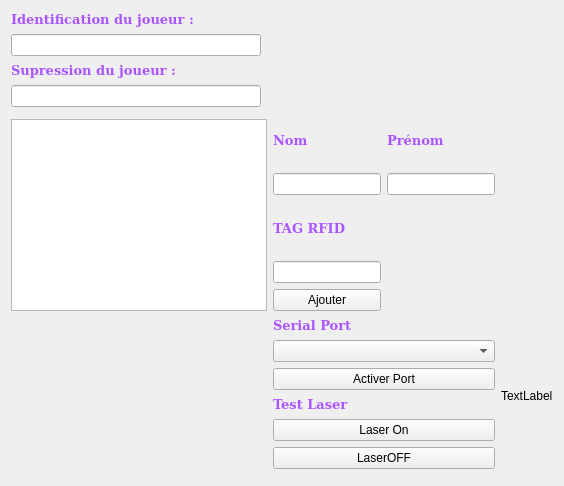
      <widget class="QWidget" name="tab_2">
       <attribute name="title">
        <string>Configuration</string>
       </attribute>
       <layout class="QGridLayout" name="gridLayout_5">
        <item row="0" column="5">
         <widget class="QLabel" name="playerNameLabel">
          <property name="palette">
           <palette>
            <active>
             <colorrole role="WindowText">
              <brush brushstyle="SolidPattern">
               <color alpha="255">
                <red>170</red>
                <green>85</green>
                <blue>255</blue>
               </color>
              </brush>
             </colorrole>
            </active>
            <inactive>
             <colorrole role="WindowText">
              <brush brushstyle="SolidPattern">
               <color alpha="255">
                <red>170</red>
                <green>85</green>
                <blue>255</blue>
               </color>
              </brush>
             </colorrole>
            </inactive>
            <disabled>
             <colorrole role="WindowText">
              <brush brushstyle="SolidPattern">
               <color alpha="255">
                <red>127</red>
                <green>127</green>
                <blue>127</blue>
               </color>
              </brush>
             </colorrole>
            </disabled>
           </palette>
          </property>
          <property name="font">
           <font>
            <family>DejaVu Serif</family>
            <pointsize>10</pointsize>
            <weight>75</weight>
            <bold>true</bold>
           </font>
          </property>
          <property name="text">
           <string>Identification du joueur :</string>
          </property>
         </widget>
        </item>
        <item row="10" column="7">
         <layout class="QVBoxLayout" name="verticalLayout_3">
          <item>
           <widget class="QLabel" name="label">
            <property name="palette">
             <palette>
              <active>
               <colorrole role="WindowText">
                <brush brushstyle="SolidPattern">
                 <color alpha="255">
                  <red>170</red>
                  <green>85</green>
                  <blue>255</blue>
                 </color>
                </brush>
               </colorrole>
              </active>
              <inactive>
               <colorrole role="WindowText">
                <brush brushstyle="SolidPattern">
                 <color alpha="255">
                  <red>170</red>
                  <green>85</green>
                  <blue>255</blue>
                 </color>
                </brush>
               </colorrole>
              </inactive>
              <disabled>
               <colorrole role="WindowText">
                <brush brushstyle="SolidPattern">
                 <color alpha="255">
                  <red>127</red>
                  <green>127</green>
                  <blue>127</blue>
                 </color>
                </brush>
               </colorrole>
              </disabled>
             </palette>
            </property>
            <property name="font">
             <font>
              <family>DejaVu Serif</family>
              <pointsize>10</pointsize>
              <weight>75</weight>
              <bold>true</bold>
             </font>
            </property>
            <property name="text">
             <string>Test Laser</string>
            </property>
           </widget>
          </item>
          <item>
           <widget class="QPushButton" name="laserON">
            <property name="text">
             <string>Laser On</string>
            </property>
           </widget>
          </item>
          <item>
           <widget class="QPushButton" name="laserOFF">
            <property name="text">
             <string>LaserOFF</string>
            </property>
           </widget>
          </item>
         </layout>
        </item>
        <item row="9" column="11" rowspan="3">
         <widget class="QLabel" name="label_readPeripherique">
          <property name="palette">
           <palette>
            <active>
             <colorrole role="Base">
              <brush brushstyle="SolidPattern">
               <color alpha="255">
                <red>255</red>
                <green>235</green>
                <blue>255</blue>
               </color>
              </brush>
             </colorrole>
             <colorrole role="Window">
              <brush brushstyle="SolidPattern">
               <color alpha="255">
                <red>240</red>
                <green>255</green>
                <blue>255</blue>
               </color>
              </brush>
             </colorrole>
            </active>
            <inactive>
             <colorrole role="Base">
              <brush brushstyle="SolidPattern">
               <color alpha="255">
                <red>255</red>
                <green>235</green>
                <blue>255</blue>
               </color>
              </brush>
             </colorrole>
             <colorrole role="Window">
              <brush brushstyle="SolidPattern">
               <color alpha="255">
                <red>240</red>
                <green>255</green>
                <blue>255</blue>
               </color>
              </brush>
             </colorrole>
            </inactive>
            <disabled>
             <colorrole role="Base">
              <brush brushstyle="SolidPattern">
               <color alpha="255">
                <red>240</red>
                <green>255</green>
                <blue>255</blue>
               </color>
              </brush>
             </colorrole>
             <colorrole role="Window">
              <brush brushstyle="SolidPattern">
               <color alpha="255">
                <red>240</red>
                <green>255</green>
                <blue>255</blue>
               </color>
              </brush>
             </colorrole>
            </disabled>
           </palette>
          </property>
          <property name="text">
           <string>TextLabel</string>
          </property>
         </widget>
        </item>
        <item row="2" column="5">
         <widget class="QLabel" name="removePlayerLabel">
          <property name="palette">
           <palette>
            <active>
             <colorrole role="WindowText">
              <brush brushstyle="SolidPattern">
               <color alpha="255">
                <red>170</red>
                <green>85</green>
                <blue>255</blue>
               </color>
              </brush>
             </colorrole>
            </active>
            <inactive>
             <colorrole role="WindowText">
              <brush brushstyle="SolidPattern">
               <color alpha="255">
                <red>170</red>
                <green>85</green>
                <blue>255</blue>
               </color>
              </brush>
             </colorrole>
            </inactive>
            <disabled>
             <colorrole role="WindowText">
              <brush brushstyle="SolidPattern">
               <color alpha="255">
                <red>127</red>
                <green>127</green>
                <blue>127</blue>
               </color>
              </brush>
             </colorrole>
            </disabled>
           </palette>
          </property>
          <property name="font">
           <font>
            <family>DejaVu Serif</family>
            <pointsize>10</pointsize>
            <weight>75</weight>
            <bold>true</bold>
           </font>
          </property>
          <property name="text">
           <string>Supression du joueur :</string>
          </property>
         </widget>
        </item>
        <item row="9" column="7">
         <layout class="QVBoxLayout" name="verticalLayout">
          <item>
           <widget class="QLabel" name="label_Port">
            <property name="palette">
             <palette>
              <active>
               <colorrole role="WindowText">
                <brush brushstyle="SolidPattern">
                 <color alpha="255">
                  <red>170</red>
                  <green>85</green>
                  <blue>255</blue>
                 </color>
                </brush>
               </colorrole>
              </active>
              <inactive>
               <colorrole role="WindowText">
                <brush brushstyle="SolidPattern">
                 <color alpha="255">
                  <red>170</red>
                  <green>85</green>
                  <blue>255</blue>
                 </color>
                </brush>
               </colorrole>
              </inactive>
              <disabled>
               <colorrole role="WindowText">
                <brush brushstyle="SolidPattern">
                 <color alpha="255">
                  <red>127</red>
                  <green>127</green>
                  <blue>127</blue>
                 </color>
                </brush>
               </colorrole>
              </disabled>
             </palette>
            </property>
            <property name="font">
             <font>
              <family>DejaVu Serif</family>
              <pointsize>10</pointsize>
              <weight>75</weight>
              <bold>true</bold>
             </font>
            </property>
            <property name="text">
             <string>Serial Port</string>
            </property>
           </widget>
          </item>
          <item>
           <widget class="QComboBox" name="comboBoxPort"/>
          </item>
          <item>
           <widget class="QPushButton" name="activePortButton">
            <property name="text">
             <string>Activer Port</string>
            </property>
           </widget>
          </item>
         </layout>
        </item>
        <item row="6" column="5" colspan="2">
         <widget class="QTableView" name="showPlayerTable">
          <property name="palette">
           <palette>
            <active>
             <colorrole role="WindowText">
              <brush brushstyle="SolidPattern">
               <color alpha="255">
                <red>170</red>
                <green>85</green>
                <blue>255</blue>
               </color>
              </brush>
             </colorrole>
             <colorrole role="Text">
              <brush brushstyle="SolidPattern">
               <color alpha="255">
                <red>170</red>
                <green>85</green>
                <blue>255</blue>
               </color>
              </brush>
             </colorrole>
             <colorrole role="ButtonText">
              <brush brushstyle="SolidPattern">
               <color alpha="255">
                <red>170</red>
                <green>85</green>
                <blue>255</blue>
               </color>
              </brush>
             </colorrole>
             <colorrole role="PlaceholderText">
              <brush brushstyle="NoBrush">
               <color alpha="128">
                <red>170</red>
                <green>85</green>
                <blue>255</blue>
               </color>
              </brush>
             </colorrole>
            </active>
            <inactive>
             <colorrole role="WindowText">
              <brush brushstyle="SolidPattern">
               <color alpha="255">
                <red>170</red>
                <green>85</green>
                <blue>255</blue>
               </color>
              </brush>
             </colorrole>
             <colorrole role="Text">
              <brush brushstyle="SolidPattern">
               <color alpha="255">
                <red>170</red>
                <green>85</green>
                <blue>255</blue>
               </color>
              </brush>
             </colorrole>
             <colorrole role="ButtonText">
              <brush brushstyle="SolidPattern">
               <color alpha="255">
                <red>170</red>
                <green>85</green>
                <blue>255</blue>
               </color>
              </brush>
             </colorrole>
             <colorrole role="PlaceholderText">
              <brush brushstyle="NoBrush">
               <color alpha="128">
                <red>170</red>
                <green>85</green>
                <blue>255</blue>
               </color>
              </brush>
             </colorrole>
            </inactive>
            <disabled>
             <colorrole role="WindowText">
              <brush brushstyle="SolidPattern">
               <color alpha="255">
                <red>127</red>
                <green>127</green>
                <blue>127</blue>
               </color>
              </brush>
             </colorrole>
             <colorrole role="Text">
              <brush brushstyle="SolidPattern">
               <color alpha="255">
                <red>127</red>
                <green>127</green>
                <blue>127</blue>
               </color>
              </brush>
             </colorrole>
             <colorrole role="ButtonText">
              <brush brushstyle="SolidPattern">
               <color alpha="255">
                <red>127</red>
                <green>127</green>
                <blue>127</blue>
               </color>
              </brush>
             </colorrole>
             <colorrole role="PlaceholderText">
              <brush brushstyle="NoBrush">
               <color alpha="128">
                <red>170</red>
                <green>85</green>
                <blue>255</blue>
               </color>
              </brush>
             </colorrole>
            </disabled>
           </palette>
          </property>
          <property name="font">
           <font>
            <family>DejaVu Serif</family>
            <pointsize>12</pointsize>
            <weight>75</weight>
            <bold>true</bold>
           </font>
          </property>
         </widget>
        </item>
        <item row="1" column="5">
         <widget class="QLineEdit" name="rfidEdit">
          <property name="text">
           <string/>
          </property>
         </widget>
        </item>
        <item row="3" column="5">
         <widget class="QLineEdit" name="delEdit"/>
        </item>
        <item row="5" column="7" rowspan="2">
         <layout class="QGridLayout" name="gridLayout_4">
          <item row="3" column="0">
           <widget class="QLineEdit" name="addRFID"/>
          </item>
          <item row="1" column="1">
           <widget class="QLineEdit" name="fnameEdit"/>
          </item>
          <item row="2" column="0">
           <widget class="QLabel" name="rfidlabel">
            <property name="palette">
             <palette>
              <active>
               <colorrole role="WindowText">
                <brush brushstyle="SolidPattern">
                 <color alpha="255">
                  <red>170</red>
                  <green>85</green>
                  <blue>255</blue>
                 </color>
                </brush>
               </colorrole>
              </active>
              <inactive>
               <colorrole role="WindowText">
                <brush brushstyle="SolidPattern">
                 <color alpha="255">
                  <red>170</red>
                  <green>85</green>
                  <blue>255</blue>
                 </color>
                </brush>
               </colorrole>
              </inactive>
              <disabled>
               <colorrole role="WindowText">
                <brush brushstyle="SolidPattern">
                 <color alpha="255">
                  <red>127</red>
                  <green>127</green>
                  <blue>127</blue>
                 </color>
                </brush>
               </colorrole>
              </disabled>
             </palette>
            </property>
            <property name="font">
             <font>
              <family>DejaVu Serif</family>
              <pointsize>10</pointsize>
              <weight>75</weight>
              <bold>true</bold>
             </font>
            </property>
            <property name="text">
             <string>TAG RFID</string>
            </property>
           </widget>
          </item>
          <item row="4" column="0">
           <widget class="QPushButton" name="addPlayerB">
            <property name="text">
             <string>Ajouter</string>
            </property>
           </widget>
          </item>
          <item row="0" column="1">
           <widget class="QLabel" name="fname">
            <property name="palette">
             <palette>
              <active>
               <colorrole role="WindowText">
                <brush brushstyle="SolidPattern">
                 <color alpha="255">
                  <red>170</red>
                  <green>85</green>
                  <blue>255</blue>
                 </color>
                </brush>
               </colorrole>
              </active>
              <inactive>
               <colorrole role="WindowText">
                <brush brushstyle="SolidPattern">
                 <color alpha="255">
                  <red>170</red>
                  <green>85</green>
                  <blue>255</blue>
                 </color>
                </brush>
               </colorrole>
              </inactive>
              <disabled>
               <colorrole role="WindowText">
                <brush brushstyle="SolidPattern">
                 <color alpha="255">
                  <red>127</red>
                  <green>127</green>
                  <blue>127</blue>
                 </color>
                </brush>
               </colorrole>
              </disabled>
             </palette>
            </property>
            <property name="font">
             <font>
              <family>DejaVu Serif</family>
              <pointsize>10</pointsize>
              <weight>75</weight>
              <bold>true</bold>
             </font>
            </property>
            <property name="text">
             <string>Prénom</string>
            </property>
           </widget>
          </item>
          <item row="1" column="0">
           <widget class="QLineEdit" name="lnameEdit"/>
          </item>
          <item row="0" column="0">
           <widget class="QLabel" name="lname">
            <property name="palette">
             <palette>
              <active>
               <colorrole role="WindowText">
                <brush brushstyle="SolidPattern">
                 <color alpha="255">
                  <red>170</red>
                  <green>85</green>
                  <blue>255</blue>
                 </color>
                </brush>
               </colorrole>
              </active>
              <inactive>
               <colorrole role="WindowText">
                <brush brushstyle="SolidPattern">
                 <color alpha="255">
                  <red>170</red>
                  <green>85</green>
                  <blue>255</blue>
                 </color>
                </brush>
               </colorrole>
              </inactive>
              <disabled>
               <colorrole role="WindowText">
                <brush brushstyle="SolidPattern">
                 <color alpha="255">
                  <red>127</red>
                  <green>127</green>
                  <blue>127</blue>
                 </color>
                </brush>
               </colorrole>
              </disabled>
             </palette>
            </property>
            <property name="font">
             <font>
              <family>DejaVu Serif</family>
              <pointsize>10</pointsize>
              <weight>75</weight>
              <bold>true</bold>
             </font>
            </property>
            <property name="text">
             <string>Nom</string>
            </property>
           </widget>
          </item>
         </layout>
        </item>
       </layout>
      </widget>
